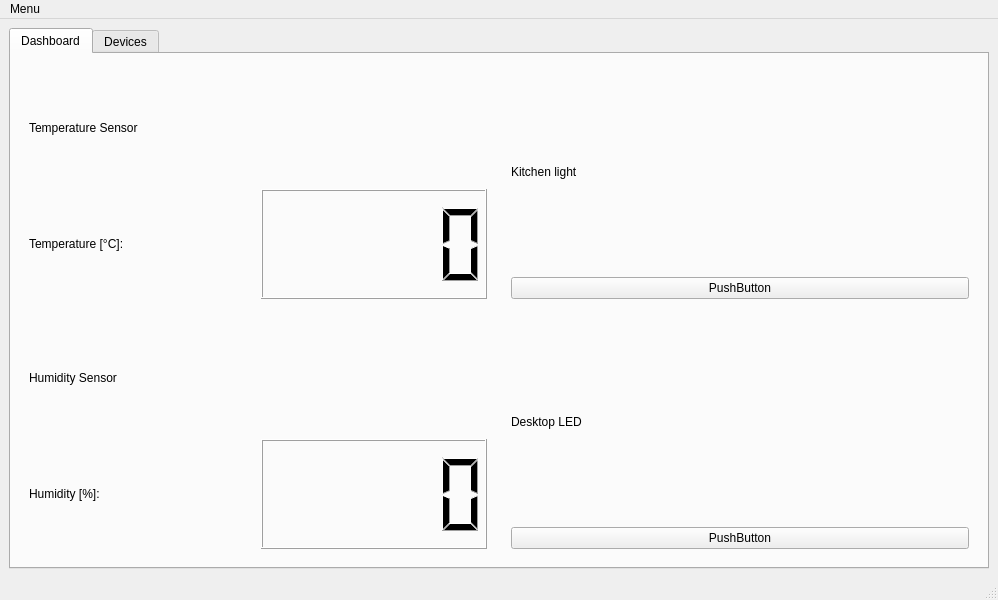
<?xml version="1.0" encoding="UTF-8"?>
<ui version="4.0">
 <class>MainWindow</class>
 <widget class="QMainWindow" name="MainWindow">
  <property name="geometry">
   <rect>
    <x>0</x>
    <y>0</y>
    <width>998</width>
    <height>600</height>
   </rect>
  </property>
  <property name="windowTitle">
   <string>MainWindow</string>
  </property>
  <widget class="QWidget" name="centralWidget">
   <layout class="QVBoxLayout" name="verticalLayout">
    <item>
     <widget class="QTabWidget" name="tabWidget">
      <property name="enabled">
       <bool>true</bool>
      </property>
      <property name="currentIndex">
       <number>0</number>
      </property>
      <widget class="QWidget" name="dashboardTab">
       <attribute name="title">
        <string>Dashboard</string>
       </attribute>
       <layout class="QGridLayout" name="gridLayout">
        <item row="1" column="0">
         <widget class="QWidget" name="humiditySensorWidget" native="true">
          <layout class="QGridLayout" name="gridLayout_3">
           <item row="2" column="1">
            <widget class="QLCDNumber" name="humiditySensorValue"/>
           </item>
           <item row="2" column="0">
            <widget class="QLabel" name="humiditySensorLabel">
             <property name="text">
              <string>Humidity [%]:</string>
             </property>
            </widget>
           </item>
           <item row="0" column="0" colspan="2">
            <widget class="QLabel" name="humiditySensorName">
             <property name="text">
              <string>Humidity Sensor</string>
             </property>
            </widget>
           </item>
          </layout>
         </widget>
        </item>
        <item row="0" column="1">
         <widget class="QWidget" name="kitchenLightWidget" native="true">
          <layout class="QGridLayout" name="gridLayout_4">
           <item row="0" column="0">
            <widget class="QLabel" name="kitchenLightName">
             <property name="text">
              <string>Kitchen light</string>
             </property>
            </widget>
           </item>
           <item row="1" column="0">
            <widget class="QPushButton" name="kitchenLightButton">
             <property name="text">
              <string>PushButton</string>
             </property>
             <property name="checkable">
              <bool>true</bool>
             </property>
            </widget>
           </item>
          </layout>
         </widget>
        </item>
        <item row="0" column="0">
         <widget class="QWidget" name="temperatureSensorWidget" native="true">
          <layout class="QGridLayout" name="gridLayout_2">
           <item row="1" column="0">
            <widget class="QLabel" name="temperatureSensorLabel">
             <property name="text">
              <string>Temperature [°C]:</string>
             </property>
            </widget>
           </item>
           <item row="0" column="0" colspan="2">
            <widget class="QLabel" name="temperatureSensorName">
             <property name="text">
              <string>Temperature Sensor</string>
             </property>
            </widget>
           </item>
           <item row="1" column="1">
            <widget class="QLCDNumber" name="temperatureSensorValue"/>
           </item>
          </layout>
         </widget>
        </item>
        <item row="1" column="1">
         <widget class="QWidget" name="desktopLedWidget" native="true">
          <layout class="QGridLayout" name="gridLayout_5">
           <item row="0" column="0">
            <widget class="QLabel" name="desktopLedName">
             <property name="text">
              <string>Desktop LED</string>
             </property>
            </widget>
           </item>
           <item row="1" column="0">
            <widget class="QPushButton" name="desktopLedButton">
             <property name="text">
              <string>PushButton</string>
             </property>
             <property name="checkable">
              <bool>true</bool>
             </property>
             <property name="checked">
              <bool>false</bool>
             </property>
            </widget>
           </item>
          </layout>
         </widget>
        </item>
       </layout>
      </widget>
      <widget class="QWidget" name="devicesTab">
       <attribute name="title">
        <string>Devices</string>
       </attribute>
       <layout class="QVBoxLayout" name="verticalLayout_2">
        <item>
         <widget class="QPushButton" name="addDeviceButton">
          <property name="text">
           <string>Add new device</string>
          </property>
          <property name="checkable">
           <bool>false</bool>
          </property>
          <property name="autoDefault">
           <bool>false</bool>
          </property>
          <property name="default">
           <bool>false</bool>
          </property>
         </widget>
        </item>
        <item>
         <widget class="QTableWidget" name="devicesTable">
          <property name="columnCount">
           <number>4</number>
          </property>
          <column>
           <property name="text">
            <string>Device Name</string>
           </property>
          </column>
          <column>
           <property name="text">
            <string>State</string>
           </property>
          </column>
          <column>
           <property name="text">
            <string>Settings</string>
           </property>
          </column>
          <column/>
         </widget>
        </item>
       </layout>
      </widget>
     </widget>
    </item>
   </layout>
  </widget>
  <widget class="QStatusBar" name="statusbar"/>
  <widget class="QMenuBar" name="menubar">
   <property name="geometry">
    <rect>
     <x>0</x>
     <y>0</y>
     <width>998</width>
     <height>21</height>
    </rect>
   </property>
   <widget class="QMenu" name="Menu">
    <property name="title">
     <string>Menu</string>
    </property>
   </widget>
   <addaction name="Menu"/>
  </widget>
 </widget>
 <resources/>
 <connections/>
</ui>
